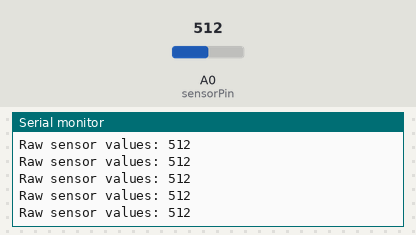
This sketch was run on a simulated Arduino Uno, built with avr-gcc and run on an emulated ATmega328P. On the bench: the last lines printed to the serial monitor. The inputs (shaded band) are chosen by the test bench; at power-on: A0 (sensorPin) = 512.

Above: at 1.2 s.
1.3 s: A0 (sensorPin) set to 109
At 1.8 s:
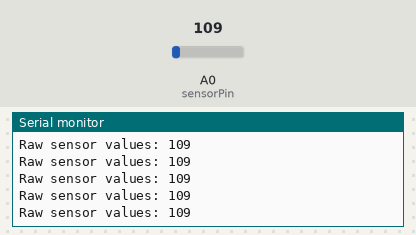
4.3 s: A0 (sensorPin) set to 93
At 4.8 s:
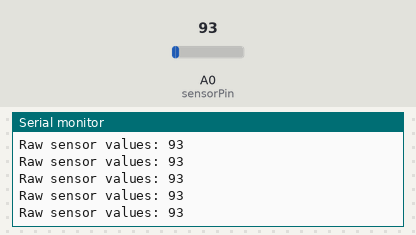
10.3 s: A0 (sensorPin) set to 11
At 11.2 s:
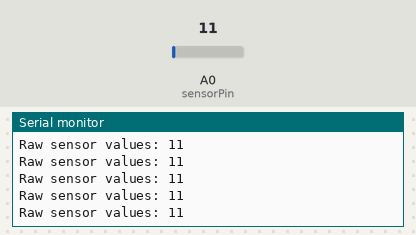
11.8 s: A0 (sensorPin) set to 8
At 12.3 s:
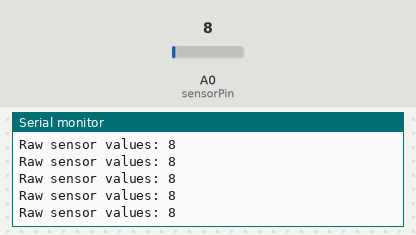
Timing chart, 0 to 14.8 s (numbered marks = the images above; inputs shaded):
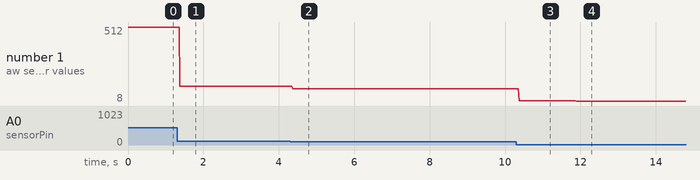

Measured:
- after the input at 1.3 s, the serial monitor: prints a new line after 0.08 s (image 1)
- after the input at 4.3 s, the serial monitor: prints a new line after 0.07 s (image 2)
- after the input at 10.3 s, the serial monitor: prints a new line after 0.08 s (image 3)
- after the input at 11.8 s, the serial monitor: prints a new line after 0.08 s (image 4)
- plotted number 1: 512 → 109 after the input at 1.3 s, 109 → 93 after the input at 4.3 s, 93 → 11 after the input at 10.3 s, 11 → 8 after the input at 11.8 s

The sketch:

lamp-experiment-two.ino
```cpp
const int sensorPin = A0;

int sensorValue = 0;

void setup() {
  Serial.begin(9600);
}

void loop() {
  sensorValue = analogRead(sensorPin);
  delay(5);

  Serial.print("Raw sensor values: ");
  Serial.println(sensorValue);

}
```
